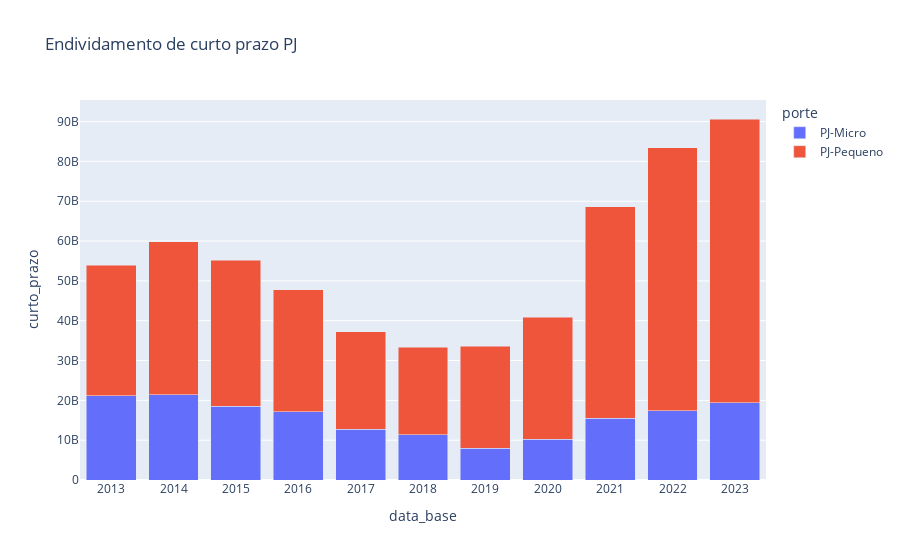

The notebook cell this image was saved under:
### Code cell
fig = px.bar(df_total, 
             x='data_base', 
             y='curto_prazo',
             title='Endividamento de curto prazo PJ',
             color='porte',
            barmode = 'stack') 

fig.update_xaxes(tickvals=df_com_coluna_total.index,
                tickformat="%Y")

fig.show()

### Figure 1 — Plotly figure (JSON) as saved in the notebook; plotly's stock layout.template omitted (floating-point values rounded to 4 significant figures)
{"data": [{"alignmentgroup": "True", "hovertemplate": "porte=PJ-Micro<br>data_base=%{x}<br>curto_prazo=%{y}<extra></extra>", "legendgroup": "PJ-Micro", "marker": {"color": "#636efa", "pattern": {"shape": ""}}, "name": "PJ-Micro", "offsetgroup": "PJ-Micro", "orientation": "v", "showlegend": true, "textposition": "auto", "type": "bar", "x": ["2013-04", "2014-04", "2015-04", "2016-04", "2017-04", "2018-04", "2019-04", "2020-04", "2021-04", "2022-04", "2023-04"], "xaxis": "x", "y": [21150000000.0, 21410000000.0, 18460000000.0, 17170000000.0, 12734987535, 11400000000.0, 8034000000.0, 10210000000.0, 15470000000.0, 17360000000.0, 19350000000.0], "yaxis": "y"}, {"alignmentgroup": "True", "hovertemplate": "porte=PJ-Pequeno<br>data_base=%{x}<br>curto_prazo=%{y}<extra></extra>", "legendgroup": "PJ-Pequeno", "marker": {"color": "#EF553B", "pattern": {"shape": ""}}, "name": "PJ-Pequeno", "offsetgroup": "PJ-Pequeno", "orientation": "v", "showlegend": true, "textposition": "auto", "type": "bar", "x": ["2013-04", "2014-04", "2015-04", "2016-04", "2017-04", "2018-04", "2019-04", "2020-04", "2021-04", "2022-04", "2023-04"], "xaxis": "x", "y": [32820000000.0, 38420000000.0, 36672973356, 30580000000.0, 24440000000.0, 21970000000.0, 25570000000.0, 30650000000.0, 53120000000.0, 66080000000.0, 71300000000.0], "yaxis": "y"}], "layout": {"autosize": true, "barmode": "stack", "legend": {"title": {"text": "porte"}, "tracegroupgap": 0}, "title": {"text": "Endividamento de curto prazo PJ"}, "xaxis": {"anchor": "y", "autorange": true, "domain": [0, 1], "range": ["2012-09-30 12:00", "2023-09-30 12:00"], "tickformat": "%Y", "tickvals": ["2013-04", "2014-04", "2015-04", "2016-04", "2017-04", "2018-04", "2019-04", "2020-04", "2021-04", "2022-04", "2023-04"], "title": {"text": "data_base"}, "type": "date"}, "yaxis": {"anchor": "x", "autorange": true, "domain": [0, 1], "range": [0, 95420000000.0], "title": {"text": "curto_prazo"}, "type": "linear"}}}
